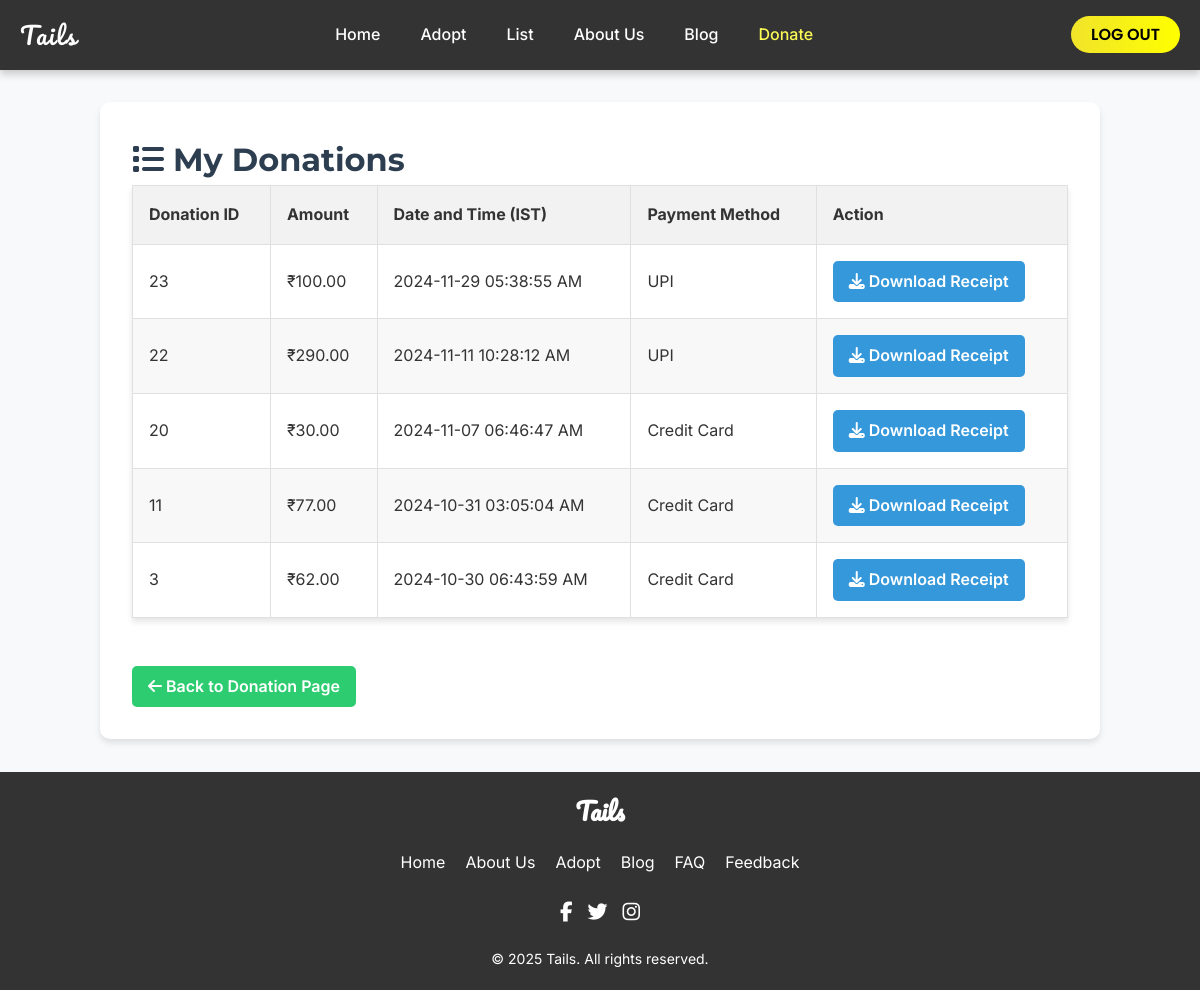
Page /miniproject/donation/view_donations.php (signed in) on the committed database.
### tables this page shows
CREATE TABLE `donations` (
  `DonationID` int(11) NOT NULL,
  `CustomerID` int(11) DEFAULT NULL,
  `Amount` decimal(10,2) NOT NULL,
  `PaymentMethod` enum('Credit Card','UPI') NOT NULL,
  `DonationDate` timestamp NOT NULL DEFAULT current_timestamp(),
  `CreditCardNumber` varchar(255) DEFAULT NULL,
  `ExpiryDate` varchar(7) DEFAULT NULL,
  `CVV` varchar(255) DEFAULT NULL,
  `UPIID` varchar(255) DEFAULT NULL
);

### miniproject/donation/view_donations.php (the view, shortened to what this page needs)
<?php
require_once '../config/connection.php';
$userId = $_SESSION['user_id'];
$query = "SELECT d.*, c.Name as CustomerName FROM donations d JOIN customers c ON d.CustomerID = c.CustomerID WHERE d.CustomerID = ? ORDER BY d.DonationDate DESC";
$stmt = $conn->prepare($query);
$stmt->bind_param("i", $userId);
$stmt->execute();
$result = $stmt->get_result();
$donations = $result->fetch_all(MYSQLI_ASSOC);
?>
<!DOCTYPE html>
<html lang="en">
<head>
    <link rel="stylesheet" href="donate.css">
</head>
<body>
    <div class="content-wrapper">
        <header>
            <div class="logo">Tails</div>
            <nav>
                <ul>
                <li><a href="../homepage/home.php" >Home</a></li>
        <li><a href="../adoption/adoption_listing.php">Adopt</a></li>
        <li><a href="../adoption/pet_listing.php">List</a></li>
        <li><a href="../aboutus/about.php" >About Us</a></li>
        <li><a href="../blog/blog.php">Blog</a></li>
        <li><a href="../donation/donate.php" style="color: #fcfa56;">Donate</a></li>
                </ul>
            </nav>
            <div class="login">
                <a href="?logout=1" class="nav-login">LOG OUT</a>
            </div>
        </header>
        <main class="donation-container">
            <h1><i class="fas fa-list"></i> My Donations</h1>
            <?php if (empty($donations)): ?>
                <p>You haven't made any donations yet.</p>
            <?php else: ?>
                <table class="donations-table">
                    <thead>
                        <tr>
                            <th>Donation ID</th>
                            <th>Amount</th>
                            <th>Date and Time (IST)</th>
                            <th>Payment Method</th>
                            <th>Action</th>
                        </tr>
                    </thead>
                    <tbody>
                        <?php foreach ($donations as $donation): ?>
                            <tr>
                                <td><?php echo htmlspecialchars($donation['DonationID']); ?></td>
                                <td>₹<?php echo number_format($donation['Amount'], 2); ?></td>
                                <td><?php echo date('Y-m-d h:i:s A', strtotime($donation['DonationDate'])); ?></td>
                                <td><?php echo htmlspecialchars($donation['PaymentMethod']); ?></td>
                                <td>
                                    <a href="?download=1&id=<?php echo $donation['DonationID']; ?>" class="btn-download">
                                        <i class="fas fa-download"></i> Download Receipt
                                    </a>
                                </td>
                            </tr>
                        <?php endforeach; ?>
                    </tbody>
                </table>
            <?php endif; ?>
            <a href="donate.php" class="btn-back"><i class="fas fa-arrow-left"></i> Back to Donation Page</a>
        </main>
    </div>
    <footer>
        <div class="footer-content">
            <div class="footer-logo">
                <h2>Tails</h2>
            </div>
            <div class="footer-links">
            <a href="../homepage/home.php">Home</a>
            <a href="../aboutus/about.php">About Us</a>
            <a href="../adoption/adoption_listing.php">Adopt</a>
            <a href="../blog/blog.php">Blog</a>
            <a href="../FAQ/index.php">FAQ</a>
            <a href="../feedback/feedback.php">Feedback</a>
            </div>
            <div class="footer-socials">
                <a href="#" class="social-icon"><i class="fab fa-facebook-f"></i></a>
                <a href="#" class="social-icon"><i class="fab fa-twitter"></i></a>
                <a href="#" class="social-icon"><i class="fab fa-instagram"></i></a>
            </div>
        </div>
        <div class="footer-bottom">
            <p>&copy; <?php echo date("Y"); ?> Tails. All rights reserved.</p>
        </div>
    </footer>
</body>
</html>

### miniproject/donation/donate.css (style rules this page uses)
* { font-family: 'Inter', sans-serif; padding: 0; margin: 0; box-sizing: border-box; text-decoration: none; }
body { font-family: 'Roboto', sans-serif; line-height: 1.6; color: #333; background-color: #f8f9fa; margin: 0; padding: 0; }
h1, h2, h3, h4, h5, h6 { font-family: 'Montserrat', sans-serif; color: #2c3e50; }
header { height: 70px; background: #333; display: flex; align-items: center; justify-content: space-between; padding: 0 20px; box-shadow: 0 4px 8px rgba(0, 0, 0, 0.2); }
.logo { font-family: 'Pacifico', cursive; font-size: 24px; color: #fff; letter-spacing: 1.5px; }
nav ul { display: flex; list-style: none; gap: 20px; }
nav a { color: #fff; font-size: 16px; font-weight: 500; padding: 10px; border-radius: 5px; transition: color 0.3s, background 0.3s; }
.nav-login { padding: 7px 20px; background: linear-gradient(to right, #f1e42b, #ffff00); color: black; font-family: 'Poppins', sans-serif; font-weight: 600; border-radius: 30px; transition: background 0.3s, box-shadow 0.3s, color 0.3s; }
.donation-container { max-width: 1000px; margin: 2rem auto; padding: 2rem; background-color: #ffffff; border-radius: 10px; box-shadow: 0 4px 6px rgba(0, 0, 0, 0.1); }
footer { background: #333; color: #fff; padding: 20px 0; text-align: center; }
.footer-content { display: flex; flex-direction: column; align-items: center; gap: 20px; }
.footer-logo h2 { margin: 0; font-family: "Pacifico", cursive; font-size: 24px; color: #fff; }
.footer-links { display: flex; gap: 20px; }
.footer-links a { color: #fff; font-size: 16px; }
.footer-socials { display: flex; gap: 15px; }
.social-icon { color: #fff; font-size: 20px; }
.footer-bottom { margin-top: 20px; }
.footer-bottom p { margin: 0; font-size: 14px; }

### miniproject/donation/view_donations.php (style rules this page uses)
html, body { height: 100%; margin: 0; padding: 0; }
body { display: flex; flex-direction: column; min-height: 100vh; }
.content-wrapper { flex: 1 0 auto; }
footer { flex-shrink: 0; margin-top: auto; }
.donations-table { width: 100%; border-collapse: collapse; margin-bottom: 2rem; background-color: #ffffff; box-shadow: 0 4px 6px rgba(0, 0, 0, 0.1); }
.donations-table th, .donations-table td { border: 1px solid #e0e0e0; padding: 1rem; text-align: left; }
.donations-table th { background-color: #f2f2f2; font-weight: bold; color: #333; }
.donations-table tr:nth-child(even) { background-color: #f8f8f8; }
.btn-download, .btn-back { display: inline-block; padding: 0.5rem 1rem; background-color: #3498db; color: white; text-decoration: none; border-radius: 5px; transition: background-color 0.3s; font-weight: 600; }
.btn-back { margin-top: 1rem; background-color: #2ecc71; }

### rows in the picture
donations: DonationID "23", Amount "100.00", DonationDate "2024-11-29 05:38:55 AM", PaymentMethod "UPI"
donations: DonationID "22", Amount "290.00", DonationDate "2024-11-11 10:28:12 AM", PaymentMethod "UPI"
donations: DonationID "20", Amount "30.00", DonationDate "2024-11-07 06:46:47 AM", PaymentMethod "Credit Card"
donations: DonationID "11", Amount "77.00", DonationDate "2024-10-31 03:05:04 AM", PaymentMethod "Credit Card"
donations: DonationID "3", Amount "62.00", DonationDate "2024-10-30 06:43:59 AM", PaymentMethod "Credit Card"
